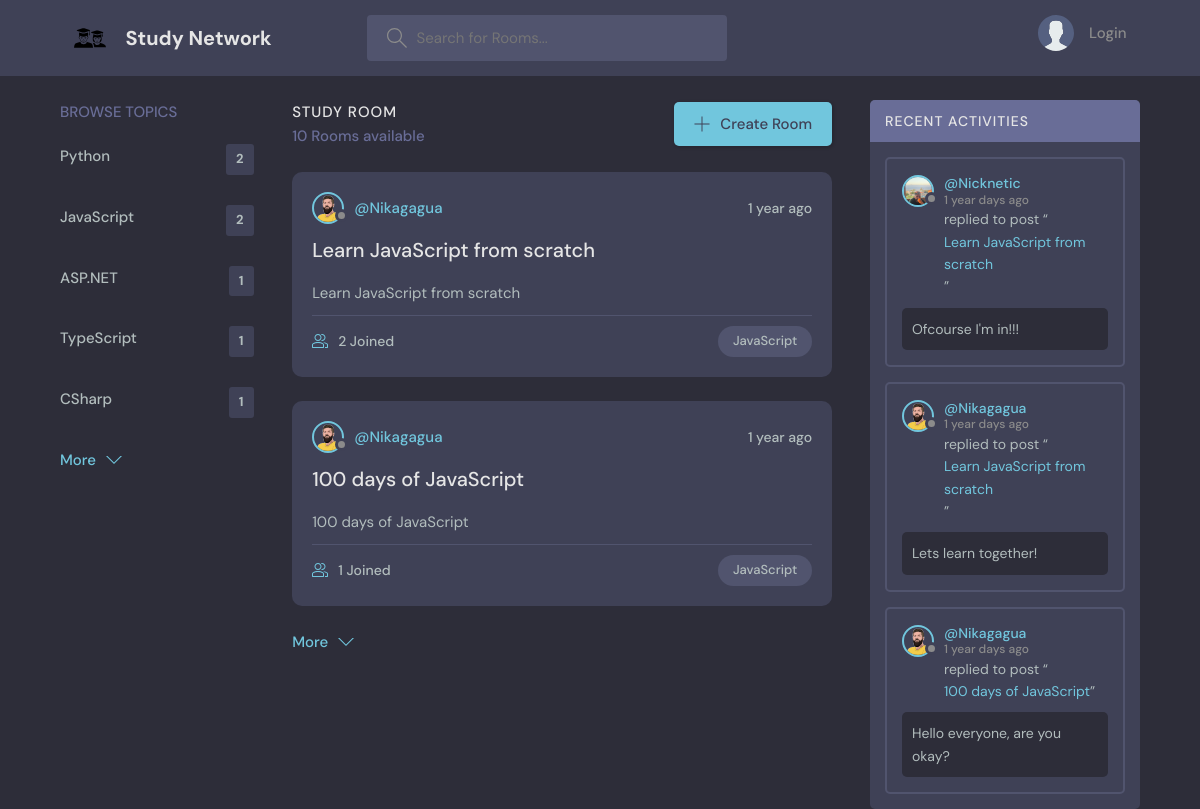
The app's page /?q=JavaScript, older data.
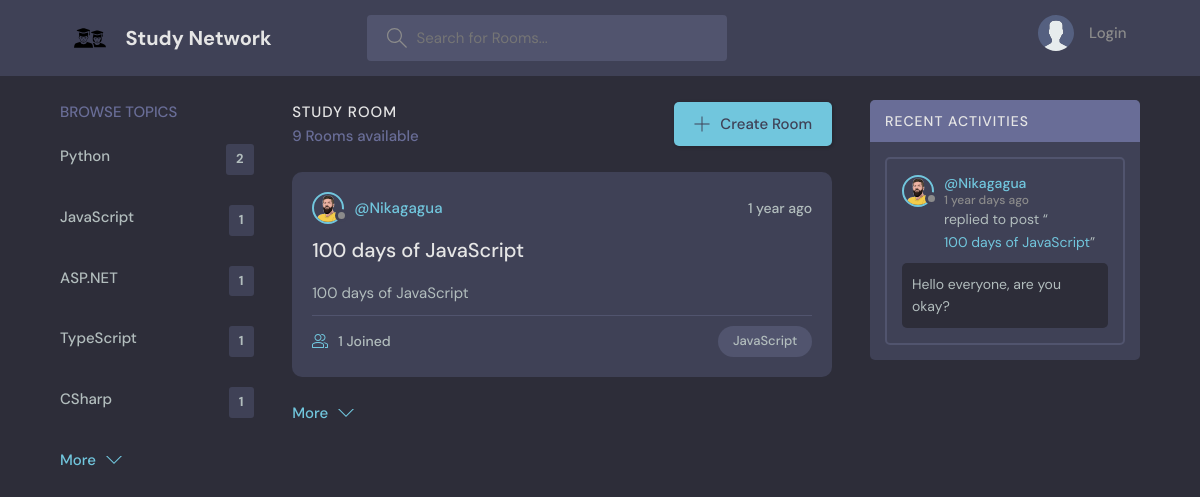
The same page, newer data.
### base/models.py (models this page shows, shortened)
class Topic(models.Model):
    name = models.CharField(max_length=200)
    class Meta:
        ordering = ["-name"]

class Room(models.Model):
    host = models.ForeignKey(User, on_delete=models.SET_NULL, null=True)
    topic = models.ForeignKey(Topic, on_delete=models.SET_NULL, null=True)
    name = models.CharField(max_length=200)
    description = models.TextField(null=True, blank=True)
    participants = models.ManyToManyField(User, related_name="participants", blank=True)
    updated = models.DateTimeField(auto_now=True)
    created = models.DateTimeField(auto_now_add=True)
    class Meta:
        ordering = ["-updated", "-created"]

class User(AbstractUser):
    username = models.CharField(max_length=150, unique=True)
    name = models.CharField(max_length=200, null=True)
    email = models.EmailField(unique=True, null=True)
    bio = models.TextField(null=True)
    avatar = models.ImageField(null=True, default="avatar.svg")
    USERNAME_FIELD = "email"
    REQUIRED_FIELDS = ["username"]

class Message(models.Model):
    user = models.ForeignKey(User, on_delete=models.CASCADE)
    room = models.ForeignKey(Room, on_delete=models.CASCADE)
    body = models.TextField()
    updated = models.DateTimeField(auto_now=True)
    created = models.DateTimeField(auto_now_add=True)
    class Meta:
        ordering = ["-updated", "-created"]

### base/views.py (the view)
# urls.py: path("", views.home, name="home"),
def home(request):
    q = request.GET.get("q") if request.GET.get("q") is not None else ""
    topics = Topic.objects.annotate(room_count=Count("room")).order_by("-room_count")
    rooms = Room.objects.filter(
        Q(topic__name__icontains=q) | Q(name__icontains=q) | Q(description__icontains=q)
    )[:3]
    show_all_room = Room.objects.filter(
        Q(topic__name__icontains=q) | Q(name__icontains=q) | Q(description__icontains=q)
    )[3:]
    top_topics = topics[0:5]
    other_topics = topics[5:]
    room_by_topic = {
        topic.id: Room.objects.filter(topic=topic)[0:3] for topic in top_topics
    }
    all_room_by_topic = {
        topic.id: Room.objects.filter(topic=topic)[3:0] for topic in top_topics
    }
    all_room_count = Room.objects.all().count()
    room_messages = Message.objects.filter(Q(room__topic__name__icontains=q))[0:3]
    user = request.user if request.user.is_authenticated else None
    context = {
        "user": user,
        "rooms": rooms,
        "topics": top_topics,
        "room_messages": room_messages,
        "other_topics": other_topics,
        "all_room_count": all_room_count,
        "room_by_topic": room_by_topic,
        "show_all_room": show_all_room,
        "all_room_by_topic": all_room_by_topic,
        "q": q,
    }
    return render(request, "base/home.html", context)

### base/templates/base/home.html (shortened to what this page needs)
{% extends 'main.html' %}
{% block content %}
    <body>
    <main class="layout layout--3">
        <div class="container">
            {% include 'base/topic_component.html' %}
            {% include 'base/feed_component.html' %}
            {%  include 'base/activity_component.html' %}
        </div>
    </main>
    </body>
{% endblock %}

### base/templates/base/topic_component.html (shortened to what this page needs)
<div class="topics">
    <div class="topics__header">
        <h2>Browse Topics</h2>
    </div>
    <ul class="topics__list" id="defaultTopics">
        {% for topic in topics %}
            <li>
                <a href="{% url 'home' %}?q={{ topic.name }}">
                    {{ topic.name }} <span>{{ topic.room_count }}</span>
                </a>
            </li>
        {% endfor %}
    </ul>
    <a class="btn btn--link" href="#" id="showMoreTopics">
        More
        <svg xmlns="http://www.w3.org/2000/svg" width="32" height="32" viewBox="0 0 32 32">
            <title>chevron-down</title>
            <path d="M16 21l-13-13h-3l16 16 16-16h-3l-13 13z"></path>
        </svg>
    </a>
</div>

### base/templates/base/feed_component.html (shortened to what this page needs)
<div class="roomList">
    <div class="roomList__header">
        <div>
            <h2>Study Room</h2>
            <p>{{ all_room_count }} Rooms available</p>
        </div>
        <a class="btn btn--main" href="{% url 'create-room' %}">
            <svg xmlns="http://www.w3.org/2000/svg" width="32" height="32"
                 viewBox="0 0 32 32">
                <title>add</title>
                <path
                        d="M16.943 0.943h-1.885v14.115h-14.115v1.885h14.115v14.115h1.885v-14.115h14.115v-1.885h-14.115v-14.115z"
                ></path>
            </svg>
            Create Room
        </a>
    </div>
    {% for room in rooms %}
        <div class="roomListRoom">
            <div class="roomListRoom__header">
                <a href="{% url 'user-profile' room.host.id %}" class="roomListRoom__author">
                    <div class="avatar avatar--small">
                        <img src="{{ room.host.avatar.url }}" alt="user avatar"/>
                    </div>
                    <span>@{{ room.host.username }}</span>
                </a>
                <div class="roomListRoom__actions">
                    <span>{{ room.created | timesince }} ago</span>
                </div>
            </div>
            <div class="roomListRoom__content">
                <a href="{% url 'room' room.id %}">{{ room.name }}</a>
                <p>
                    {{ room.description }}
                </p>
            </div>
            <div class="roomListRoom__meta">
                <a href="{% url 'room' room.id %}" class="roomListRoom__joined">
                    {{ room.participants.count }} Joined
                </a>
                <p class="roomListRoom__topic">{{ room.topic.name }}</p>
            </div>
        </div>
    {% endfor %}
    <a class="btn btn--link" href="#" id="showMoreRooms">
        More
        <svg xmlns="http://www.w3.org/2000/svg" width="32" height="32" viewBox="0 0 32 32">
            <title>chevron-down</title>
            <path d="M16 21l-13-13h-3l16 16 16-16h-3l-13 13z"></path>
        </svg>
    </a>
</div>

### base/templates/base/activity_component.html (shortened to what this page needs)
<div class="activities">
    <div class="activities__header">
        <h2>Recent Activities</h2>
    </div>
    {% for message in room_messages %}
        <div class="activities__box">
            <div class="activities__boxHeader roomListRoom__header">
                <a href="{% url 'user-profile' message.user.id %}" class="roomListRoom__author">
                    <div class="avatar avatar--small">
                        <img src="{{ message.user.avatar.url }}" alt="user avatar"/>
                    </div>
                    <p>
                        @{{ message.user.username }}
                        <span>{{ message.created | timesince }} days ago</span>
                    </p>
                </a>
            </div>
            <div class="activities__boxContent">
                <p>replied to post “<a href="{% url 'room' message.room.id %}">{{ message.room.name }}</a>”</p>
                <div class="activities__boxRoomContent">
                    {{ message.body }}
                </div>
            </div>
        </div>
    {% endfor %}
</div>

Row changes from the older to the newer data that the page shows:
removed Room: host.avatar (picture), host.username "Nikagagua", created "1 year", name "Learn JavaScript from scratch", description "Learn JavaScript from scratch", participants.count "2", topic.name "JavaScript"
removed Message: user.avatar (picture), user.username "Nicknetic", created "1 year", room.name "Learn JavaScript from scratch", body "Ofcourse I'm in!!!"
removed Message: user.avatar (picture), user.username "Nikagagua", created "1 year", room.name "Learn JavaScript from scratch", body "Lets learn together!"
computed for Topic "JavaScript": room_count "2" → "1"
Text that changed along with them:
{{ all_room_count }}: "10" → "9"
